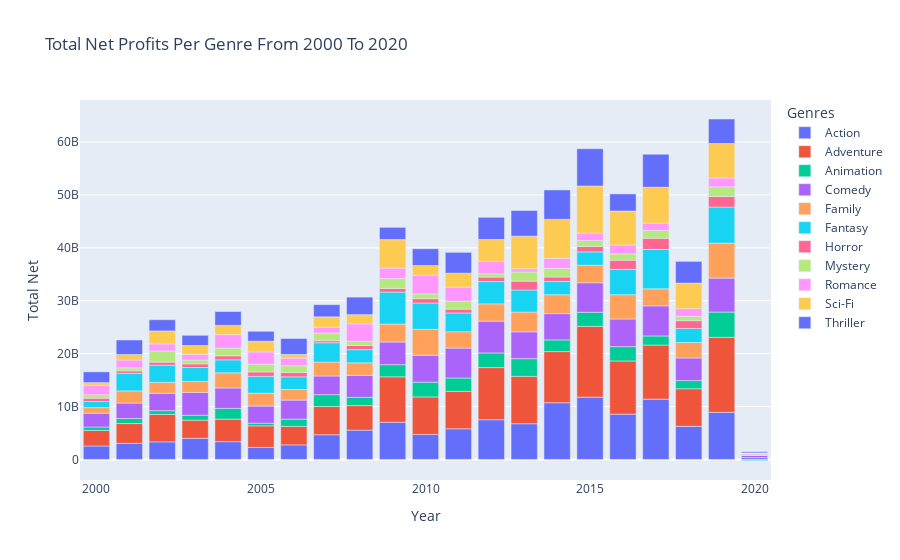

Notebook source saved alongside this figure:
### Code cell
fig = px.bar(df_year_genres_net, x="Year", y="Total Net", color="Genres", 
             title="Total Net Profits Per Genre From 2000 To 2020")
fig.show()

### Figure 1 — Plotly figure (JSON) as saved in the notebook; plotly's stock layout.template omitted (floating-point values rounded to 4 significant figures)
{"data": [{"alignmentgroup": "True", "hovertemplate": "Genres=Action<br>Year=%{x}<br>Total Net=%{y}<extra></extra>", "legendgroup": "Action", "marker": {"color": "#636efa"}, "name": "Action", "offsetgroup": "Action", "orientation": "v", "showlegend": true, "textposition": "auto", "type": "bar", "x": [2000, 2001, 2002, 2003, 2004, 2005, 2006, 2007, 2008, 2009, 2010, 2011, 2012, 2013, 2014, 2015, 2016, 2017, 2018, 2019, 2020], "xaxis": "x", "y": [2543637807, 3042649574, 3320621511, 3999751052, 3364501875, 2280056788, 2751029865, 4669020529, 5543530679, 7036384811, 4730777904, 5794968898, 7508469440, 6755185831, 10721141655, 11777726697, 8557870285, 11396658201, 6256103830, 8912569334, 352042573], "yaxis": "y"}, {"alignmentgroup": "True", "hovertemplate": "Genres=Adventure<br>Year=%{x}<br>Total Net=%{y}<extra></extra>", "legendgroup": "Adventure", "marker": {"color": "#EF553B"}, "name": "Adventure", "offsetgroup": "Adventure", "orientation": "v", "showlegend": true, "textposition": "auto", "type": "bar", "x": [2000, 2001, 2002, 2003, 2004, 2005, 2006, 2007, 2008, 2009, 2010, 2011, 2012, 2013, 2014, 2015, 2016, 2017, 2018, 2019, 2020], "xaxis": "x", "y": [2943722879, 3743513553, 5193355672, 3427649980, 4253854425, 4071164756, 3492370359, 5330720804, 4634934009, 8585430918, 7087862744, 7073564489, 9856402950, 8949211275, 9670908078, 13381224000, 10059231358, 10223309361, 7106078599, 14170457774, -1463644], "yaxis": "y"}, {"alignmentgroup": "True", "hovertemplate": "Genres=Animation<br>Year=%{x}<br>Total Net=%{y}<extra></extra>", "legendgroup": "Animation", "marker": {"color": "#00cc96"}, "name": "Animation", "offsetgroup": "Animation", "orientation": "v", "showlegend": true, "textposition": "auto", "type": "bar", "x": [2000, 2001, 2002, 2003, 2004, 2005, 2006, 2007, 2008, 2009, 2010, 2011, 2012, 2013, 2014, 2015, 2016, 2017, 2018, 2019, 2020], "xaxis": "x", "y": [639725159, 941248976, 708834391, 930101520, 2026380916, 502584466, 1376953242, 2243404201, 1545580315, 2291122088, 2792299043, 2526047876, 2771405705, 3347378783, 2206205929, 2666368772, 2710458784, 1725469307, 1541424166, 4782410900, -174660000], "yaxis": "y"}, {"alignmentgroup": "True", "hovertemplate": "Genres=Comedy<br>Year=%{x}<br>Total Net=%{y}<extra></extra>", "legendgroup": "Comedy", "marker": {"color": "#ab63fa"}, "name": "Comedy", "offsetgroup": "Comedy", "orientation": "v", "showlegend": true, "textposition": "auto", "type": "bar", "x": [2000, 2001, 2002, 2003, 2004, 2005, 2006, 2007, 2008, 2009, 2010, 2011, 2012, 2013, 2014, 2015, 2016, 2017, 2018, 2019, 2020], "xaxis": "x", "y": [2622005916, 2929451200, 3289488045, 4310788178, 3867324485, 3238181814, 3601415317, 3536258484, 4166528839, 4283623129, 5089434805, 5656971737, 6009733025, 5083312398, 4969982520, 5572604798, 5223907379, 5682344365, 4277639276, 6415981931, 420148026], "yaxis": "y"}, {"alignmentgroup": "True", "hovertemplate": "Genres=Family<br>Year=%{x}<br>Total Net=%{y}<extra></extra>", "legendgroup": "Family", "marker": {"color": "#FFA15A"}, "name": "Family", "offsetgroup": "Family", "orientation": "v", "showlegend": true, "textposition": "auto", "type": "bar", "x": [2000, 2001, 2002, 2003, 2004, 2005, 2006, 2007, 2008, 2009, 2010, 2011, 2012, 2013, 2014, 2015, 2016, 2017, 2018, 2019, 2020], "xaxis": "x", "y": [1054242545, 2296251882, 2067816094, 2069797385, 2867162815, 2431126665, 1999805145, 2631831083, 2375213674, 3399500561, 4900343298, 3084768014, 3263309060, 3728541313, 3567005563, 3312634943, 4590986243, 3222910240, 2925286577, 6616677655, 69463582], "yaxis": "y"}, {"alignmentgroup": "True", "hovertemplate": "Genres=Fantasy<br>Year=%{x}<br>Total Net=%{y}<extra></extra>", "legendgroup": "Fantasy", "marker": {"color": "#19d3f3"}, "name": "Fantasy", "offsetgroup": "Fantasy", "orientation": "v", "showlegend": true, "textposition": "auto", "type": "bar", "x": [2000, 2001, 2002, 2003, 2004, 2005, 2006, 2007, 2008, 2009, 2010, 2011, 2012, 2013, 2014, 2015, 2016, 2017, 2018, 2019, 2020], "xaxis": "x", "y": [1143456297, 3334364069, 3240356695, 2643541332, 2444063677, 3195711536, 2393711866, 3652965875, 2489380719, 6032761880, 4969092767, 3555128998, 4221478743, 4169883399, 2507450577, 2524680599, 4786135873, 7448573912, 2652456314, 6813674487, -119948037], "yaxis": "y"}, {"alignmentgroup": "True", "hovertemplate": "Genres=Horror<br>Year=%{x}<br>Total Net=%{y}<extra></extra>", "legendgroup": "Horror", "marker": {"color": "#FF6692"}, "name": "Horror", "offsetgroup": "Horror", "orientation": "v", "showlegend": true, "textposition": "auto", "type": "bar", "x": [2000, 2001, 2002, 2003, 2004, 2005, 2006, 2007, 2008, 2009, 2010, 2011, 2012, 2013, 2014, 2015, 2016, 2017, 2018, 2019, 2020], "xaxis": "x", "y": [632737026, 465289060, 571213463, 676986972, 763979615, 815252681, 810613249, 378981893, 797366682, 703841907, 816731852, 725209007, 850637590, 1669923362, 855422764, 1037776608, 1741185424, 2118742317, 1470494868, 1997896003, 151866954], "yaxis": "y"}, {"alignmentgroup": "True", "hovertemplate": "Genres=Mystery<br>Year=%{x}<br>Total Net=%{y}<extra></extra>", "legendgroup": "Mystery", "marker": {"color": "#B6E880"}, "name": "Mystery", "offsetgroup": "Mystery", "orientation": "v", "showlegend": true, "textposition": "auto", "type": "bar", "x": [2000, 2001, 2002, 2003, 2004, 2005, 2006, 2007, 2008, 2009, 2010, 2011, 2012, 2013, 2014, 2015, 2016, 2017, 2018, 2019, 2020], "xaxis": "x", "y": [641504445, 554364049, 2123552632, 733241873, 1467970011, 1474273128, 1298520373, 1454070684, 794664213, 1867933828, 920146120, 1518067144, 622603530, 1727547921, 1621888351, 1121238071, 1196037491, 1487761881, 834886266, 1826508188, 132463333], "yaxis": "y"}, {"alignmentgroup": "True", "hovertemplate": "Genres=Romance<br>Year=%{x}<br>Total Net=%{y}<extra></extra>", "legendgroup": "Romance", "marker": {"color": "#FF97FF"}, "name": "Romance", "offsetgroup": "Romance", "orientation": "v", "showlegend": true, "textposition": "auto", "type": "bar", "x": [2000, 2001, 2002, 2003, 2004, 2005, 2006, 2007, 2008, 2009, 2010, 2011, 2012, 2013, 2014, 2015, 2016, 2017, 2018, 2019, 2020], "xaxis": "x", "y": [1778447951, 1493551389, 1324477100, 1074958424, 2539876445, 2331054393, 1429438139, 1083969608, 3290966469, 1978443672, 3520390181, 2645622370, 2337174966, 626753117, 1899083767, 1378059778, 1678395953, 1346873394, 1435617544, 1678930268, 3999553], "yaxis": "y"}, {"alignmentgroup": "True", "hovertemplate": "Genres=Sci-Fi<br>Year=%{x}<br>Total Net=%{y}<extra></extra>", "legendgroup": "Sci-Fi", "marker": {"color": "#FECB52"}, "name": "Sci-Fi", "offsetgroup": "Sci-Fi", "orientation": "v", "showlegend": true, "textposition": "auto", "type": "bar", "x": [2000, 2001, 2002, 2003, 2004, 2005, 2006, 2007, 2008, 2009, 2010, 2011, 2012, 2013, 2014, 2015, 2016, 2017, 2018, 2019, 2020], "xaxis": "x", "y": [525507509, 1040930259, 2453761891, 1671048574, 1740614555, 2008983229, 695969993, 1983032424, 1735024194, 5385651881, 1828297803, 2631345064, 4142839744, 6151517953, 7365914753, 8923138421, 6422959966, 6810138372, 4846581695, 6512329334, 105994552], "yaxis": "y"}, {"alignmentgroup": "True", "hovertemplate": "Genres=Thriller<br>Year=%{x}<br>Total Net=%{y}<extra></extra>", "legendgroup": "Thriller", "marker": {"color": "#636efa"}, "name": "Thriller", "offsetgroup": "Thriller", "orientation": "v", "showlegend": true, "textposition": "auto", "type": "bar", "x": [2000, 2001, 2002, 2003, 2004, 2005, 2006, 2007, 2008, 2009, 2010, 2011, 2012, 2013, 2014, 2015, 2016, 2017, 2018, 2019, 2020], "xaxis": "x", "y": [2030491691, 2744397177, 2120809758, 1927639542, 2625890915, 1881030763, 3013485857, 2294345709, 3310777785, 2307923757, 3173517953, 3937486803, 4191874643, 4846652174, 5561126358, 7038387328, 3229573240, 6237999783, 4099024042, 4632978289, 222719235], "yaxis": "y"}], "layout": {"barmode": "relative", "legend": {"title": {"text": "Genres"}, "tracegroupgap": 0}, "title": {"text": "Total Net Profits Per Genre From 2000 To 2020"}, "xaxis": {"anchor": "y", "domain": [0, 1], "title": {"text": "Year"}}, "yaxis": {"anchor": "x", "domain": [0, 1], "title": {"text": "Total Net"}}}}
